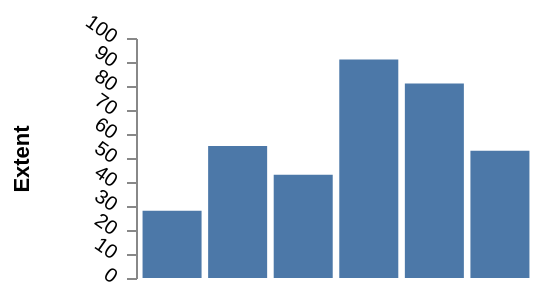

The specification (Vega-Lite) saved for this image:
### Vega specification from a JSON file in a GitHub repository (floating-point values rounded to 4 significant figures)
{"width": 200, "height": 120, "padding": 5, "data": [{"name": "t", "values": [{"a": "Alpha", "b": 28, "c": "x", "d": 1}, {"a": "Bravo", "b": 55, "c": "y", "d": 2}, {"a": "Charlie", "b": 43, "c": "x", "d": 3}, {"a": "Delta", "b": 91, "c": "z", "d": 4}, {"a": "Echo", "b": 81, "c": "y", "d": 5}, {"a": "Foxtrot", "b": 53, "c": "z", "d": 6}]}], "scales": [{"name": "x", "type": "band", "domain": {"data": "t", "field": "a"}, "range": "width", "padding": 0.1}, {"name": "y", "type": "linear", "domain": {"data": "t", "field": "b"}, "range": "height", "nice": true}, {"name": "color", "type": "ordinal", "domain": {"data": "t", "field": "c"}, "range": {"scheme": "category10"}}, {"name": "ramp", "type": "linear", "domain": {"data": "t", "field": "d"}, "range": {"scheme": "blues"}}, {"name": "size", "type": "linear", "domain": {"data": "t", "field": "b"}, "range": [10, 200]}, {"name": "shape", "type": "ordinal", "domain": {"data": "t", "field": "c"}, "range": "symbol"}, {"name": "quant", "type": "quantize", "domain": [0, 100], "range": {"scheme": "greens", "count": 4}}], "marks": [{"type": "rect", "from": {"data": "t"}, "encode": {"enter": {"x": {"scale": "x", "field": "a"}, "width": {"scale": "x", "band": 1}, "y": {"scale": "y", "field": "b"}, "y2": {"scale": "y", "value": 0}}}}], "axes": [{"orient": "left", "scale": "y", "title": "Extent", "minExtent": 40, "maxExtent": 20, "titlePadding": 12, "labelAngle": 35, "labelPadding": 6}]}
